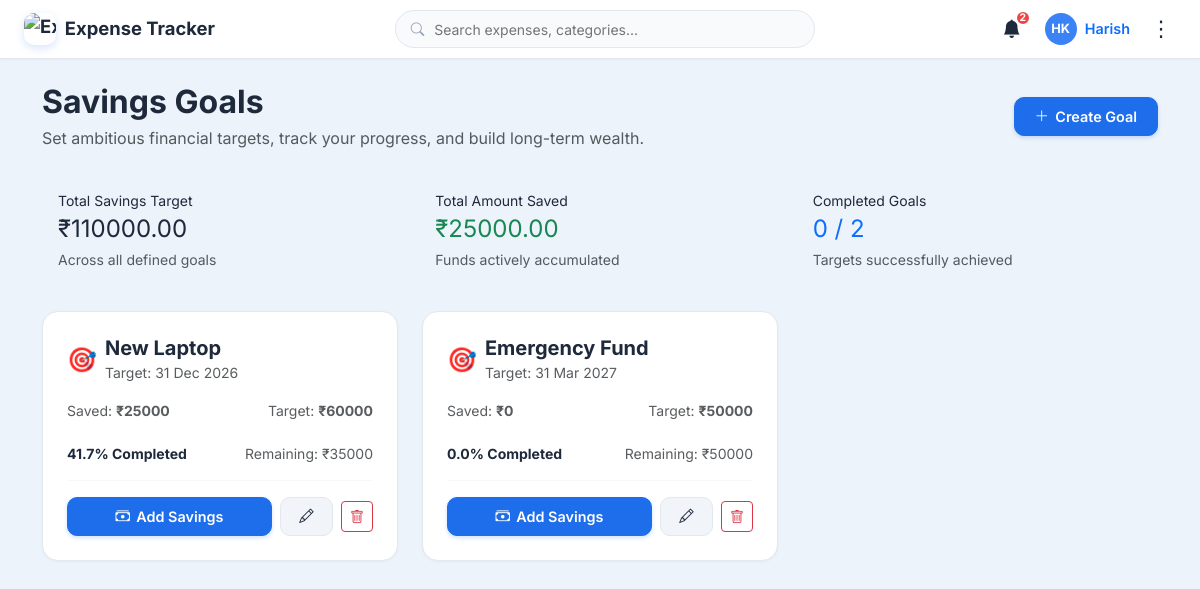
/goals/ (signed in), run on the app's committed database.
### expenses/models.py (models this page shows, shortened)
class SavingsGoal(models.Model):
    user = models.ForeignKey(User, on_delete=models.CASCADE, related_name='savings_goals')
    name = models.CharField(max_length=150)
    target_amount = models.DecimalField(max_digits=12, decimal_places=2)
    saved_amount = models.DecimalField(max_digits=12, decimal_places=2, default=Decimal('0.00'))
    deadline = models.DateField(null=True, blank=True)
    created_at = models.DateTimeField(auto_now_add=True)
    class Meta:
        ordering = ['deadline', '-created_at']
    @property
    def progress_percentage(self):
        if self.target_amount <= 0:
            return Decimal('0.0')
        pct = (self.saved_amount / self.target_amount) * Decimal('100.0')
        return round(min(Decimal('100.0'), pct), 1)
    @property
    def remaining(self):
        return max(Decimal('0.00'), self.target_amount - self.saved_amount)
    @property
    def is_completed(self):
        return self.saved_amount >= self.target_amount

### expenses/views.py (the view)
# urls.py: path('goals/', views.goals, name='goals'),
@login_required
def goals(request):
    user = request.user
    goals_list = SavingsGoal.objects.filter(user=user)
    deposit_form = SavingsDepositForm()
    total_target = goals_list.aggregate(Sum('target_amount'))['target_amount__sum'] or Decimal('0.00')
    total_saved = goals_list.aggregate(Sum('saved_amount'))['saved_amount__sum'] or Decimal('0.00')
    completed_count = sum(1 for g in goals_list if g.is_completed)
    context = {
        'goals': goals_list,
        'deposit_form': deposit_form,
        'total_target': total_target,
        'total_saved': total_saved,
        'completed_count': completed_count,
    }
    return render(request, 'expenses/goals.html', context)

### expenses/forms.py
class SavingsDepositForm(forms.Form):
    deposit_amount = forms.DecimalField(
        min_value=Decimal('0.01'),
        widget=forms.NumberInput(attrs={
            'class': 'form-control',
            'placeholder': 'Amount to deposit (₹)',
            'step': '50.00',
            'id': 'deposit_amount'
        })
    )

### expenses/context_processors.py (called while the page is built)
def expense_context(request):
    context = {
        'APP_NAME': 'Expense Tracker',
        'APP_TAGLINE': 'Track Smarter. Spend Better.',
        'CURRENCY_SYMBOL': '₹',
        'CURRENT_YEAR': date.today().year,
        'CURRENT_MONTH': date.today().month,
        'unread_notifications_count': 0,
        'user_profile': None,
        'user_initials': 'U',
    }
    if request.user.is_authenticated:
        profile, _ = UserProfile.objects.get_or_create(user=request.user)
        context['user_profile'] = profile
        context['CURRENCY_SYMBOL'] = profile.currency_symbol or '₹'
        context['unread_notifications_count'] = Notification.objects.filter(
            user=request.user, is_read=False
        ).count()
        context['user_initials'] = profile.initials
    return context

### expenses/models.py (called while the page is built)
    @property
    def initials(self):
        if self.user.first_name and self.user.last_name:
            return f"{self.user.first_name[0]}{self.user.last_name[0]}".upper()
        elif self.user.first_name:
            return self.user.first_name[:2].upper()
        return self.user.username[:2].upper()

### templates/expenses/goals.html (shortened to what this page needs)
{% extends 'base.html' %}
{% block content %}
<div class="container">
  <div class="d-flex flex-wrap justify-content-between align-items-center mb-4 gap-3">
    <div>
      <h2 class="fw-bold text-main mb-1">Savings Goals</h2>
      <p class="text-muted mb-0">Set ambitious financial targets, track your progress, and build long-term wealth.</p>
    </div>
    <a href="{% url 'goal_add' %}" class="btn btn-primary-saas">
      <i class="bi bi-plus-lg"></i> Create Goal
    </a>
  </div>
  <div class="row g-3 mb-4">
    <div class="col-md-4">
      <div class="card-metric savings-card p-3">
        <div class="metric-title small">Total Savings Target</div>
        <div class="metric-value fs-4 text-purple">{{ CURRENCY_SYMBOL }}{{ total_target|floatformat:2 }}</div>
        <small class="text-muted">Across all defined goals</small>
      </div>
    </div>
    <div class="col-md-4">
      <div class="card-metric remaining-card p-3">
        <div class="metric-title small">Total Amount Saved</div>
        <div class="metric-value fs-4 text-success">{{ CURRENCY_SYMBOL }}{{ total_saved|floatformat:2 }}</div>
        <small class="text-muted">Funds actively accumulated</small>
      </div>
    </div>
    <div class="col-md-4">
      <div class="card-metric budget-card p-3">
        <div class="metric-title small">Completed Goals</div>
        <div class="metric-value fs-4 text-primary">{{ completed_count }} / {{ goals|length }}</div>
        <small class="text-muted">Targets successfully achieved</small>
      </div>
    </div>
  </div>
  <div class="row g-4">
    {% for goal in goals %}
      <div class="col-md-6 col-lg-4">
        <div class="card-saas h-100 p-4 d-flex flex-column justify-content-between position-relative">
          <div>
            <div class="d-flex align-items-center gap-2 mb-3">
              <div class="metric-icon-wrap bg-purple-subtle text-purple fs-4">
                🎯
              </div>
              <div>
                <h5 class="fw-bold text-main mb-0">{{ goal.name }}</h5>
                {% if goal.deadline %}
                  <small class="text-muted">Target: {{ goal.deadline|date:"d M Y" }}</small>
                {% else %}
                  <small class="text-muted">No deadline set</small>
                {% endif %}
              </div>
            </div>
            <div class="d-flex justify-content-between small text-muted mb-1">
              <span>Saved: <strong class="text-main">{{ CURRENCY_SYMBOL }}{{ goal.saved_amount|floatformat:0 }}</strong></span>
              <span>Target: <strong class="text-main">{{ CURRENCY_SYMBOL }}{{ goal.target_amount|floatformat:0 }}</strong></span>
            </div>
            <div class="progress-saas mb-2" style="height: 10px;">
            </div>
            <div class="d-flex justify-content-between small mb-3">
              <span class="fw-bold {% if goal.is_completed %}text-success{% else %}text-purple{% endif %}">
                {{ goal.progress_percentage }}% Completed
              </span>
              <span class="text-muted">
                Remaining: {{ CURRENCY_SYMBOL }}{{ goal.remaining|floatformat:0 }}
              </span>
            </div>
          </div>
          <div class="pt-3 border-top border-light d-flex justify-content-between align-items-center gap-2">
            <button
              type="button"
              class="btn btn-sm btn-primary-saas flex-grow-1 justify-content-center"
              data-bs-toggle="modal"
              data-bs-target="#depositModal{{ goal.id }}"
            >
              <i class="bi bi-cash-stack"></i> Add Savings
            </button>
            <a href="{% url 'goal_edit' goal.id %}" class="btn btn-sm btn-secondary-saas" title="Edit Goal">
              <i class="bi bi-pencil"></i>
            </a>
            <a href="{% url 'goal_delete' goal.id %}" class="btn btn-sm btn-outline-danger" title="Delete Goal">
              <i class="bi bi-trash"></i>
            </a>
          </div>
        </div>
      </div>
    {% endfor %}
  </div>
</div>
{% endblock %}

### templates/base.html (shortened to what this page needs)
{% load static %}
<!DOCTYPE html>
<html lang="en" data-bs-theme="{% if user_profile and user_profile.dark_mode %}dark{% else %}light{% endif %}">
<head>
  <link href="https://cdn.jsdelivr.net/npm/bootstrap@5.3.3/dist/css/bootstrap.min.css" rel="stylesheet">
  <link rel="stylesheet" href="https://cdn.jsdelivr.net/npm/bootstrap-icons@1.11.3/font/bootstrap-icons.min.css">
  <link rel="stylesheet" href="{% static 'css/style.css' %}">
</head>
<body data-user-dark="{% if user_profile and user_profile.dark_mode %}true{% else %}false{% endif %}">
  <nav class="app-navbar d-flex align-items-center justify-content-between">
    {% if user.is_authenticated %}
      <a href="{% url 'dashboard' %}" class="navbar-brand">
        <img src="https://play-lh.googleusercontent.com/y8OyoKQntSxC32pUKoPplp7uTj1f4boIe2Gqk1Ah2dQz_UMUTOSR2i5Avr5t7k5tD1FSDF16_XtGxBJWpttbfYY" alt="Expense Tracker Logo" class="brand-logo">
        <span>{{ APP_NAME }}</span>
      </a>
      <div class="nav-search-container d-none d-md-block">
        <div class="search-input-wrapper">
          <i class="bi bi-search"></i>
          <input
            type="text"
            id="global-search-input"
            class="nav-search-input"
            placeholder="Search expenses, categories..."
            value="{{ q|default:'' }}"
            autocomplete="off"
          >
        </div>
      </div>
      <div class="d-flex align-items-center gap-3">
        <a href="{% url 'notifications' %}" class="btn-nav-icon" title="Notifications" id="nav-notification-btn">
          <i class="bi bi-bell-fill"></i>
          {% if unread_notifications_count > 0 %}
            <span class="notification-badge" id="nav-notif-count">{{ unread_notifications_count }}</span>
          {% else %}
            <span class="notification-badge" id="nav-notif-count">2</span>
          {% endif %}
        </a>
        <a href="{% url 'profile' %}" class="d-none d-sm-flex align-items-center gap-2 text-decoration-none text-main fw-semibold" style="font-size: 0.9rem;">
          <div class="user-avatar-circle">
          </div>
          <span>{{ user.first_name|default:user.username }}</span>
        </a>
        <div class="dropdown">
          <button
            class="btn-three-dots"
            type="button"
            id="threeDotsNavMenu"
            data-bs-toggle="dropdown"
            aria-expanded="false"
            title="Navigation Menu"
          >
            ⋮
          </button>
        </div>
      </div>
    {% endif %}
  </nav>
  <main class="page-wrapper py-4">
    {% block content %}{% endblock %}
  </main>
</body>
</html>

### static/css/style.css (style rules this page uses)
:root { --font-family: 'Inter', -apple-system, BlinkMacSystemFont, "Segoe UI", Roboto, sans-serif; --bg-app: #edf3fa; --bg-surface: #ffffff; --bg-surface-elevated: #ffffff; --bg-hover: #f1f5f9; --bg-input: #f8fafc; --primary: #1e6deb; --primary-hover: #1754b8; --primary-subtle: #e8f1fc; --success: #10b981; --success-subtle: #e7f8ef; --warning: #f59e0b; --warning-subtle: #fef7e7; --danger: #ef4444; --danger-subtle: #fdeeed; --purple: #8b5cf6; --purple-subtle: #f3ecfc; --text-main: #1e293b; --text-muted: #64748b; --text-light: #94a3b8; --border-color: #e2e8f0; --border-light: #f1f5f9; --shadow-sm: 0 1px 3px rgba(0, 0, 0, 0.04); --shadow-md: 0 4px 14px rgba(15, 23, 42, 0.06); --shadow-lg: 0 10px 25px rgba(15, 23, 42, 0.08); --radius-sm: 8px; --radius-md: 10px; --radius-lg: 16px; --radius-pill: 9999px; --transition: all 0.2s ease-in-out; }
body { font-family: var(--font-family); background-color: var(--bg-app); color: var(--text-main); min-height: 100vh; margin: 0; display: flex; flex-direction: column; }
.app-navbar { background-color: var(--bg-surface); border-bottom: 1px solid var(--border-color); padding: 0.65rem 1.5rem; position: sticky; top: 0; z-index: 1030; box-shadow: var(--shadow-sm); }
.navbar-brand { font-weight: 700; font-size: 1.15rem; color: var(--text-main); text-decoration: none; display: flex; align-items: center; gap: 0.55rem; }
.brand-logo { width: 32px; height: 32px; border-radius: 10px; object-fit: cover; box-shadow: 0 3px 8px rgba(30, 109, 235, 0.18); background: #fff; }
.nav-search-container { max-width: 420px; width: 100%; }
.search-input-wrapper { position: relative; width: 100%; }
.search-input-wrapper i { position: absolute; left: 1rem; top: 50%; transform: translateY(-50%); color: var(--text-light); font-size: 0.85rem; }
.nav-search-input { width: 100%; padding: 0.45rem 1rem 0.45rem 2.4rem; border-radius: var(--radius-pill); border: 1px solid var(--border-color); background-color: var(--bg-input); color: var(--text-main); font-size: 0.875rem; transition: var(--transition); }
.btn-nav-icon { width: 34px; height: 34px; border-radius: 50%; display: flex; align-items: center; justify-content: center; border: none; background-color: transparent; color: var(--text-main); position: relative; text-decoration: none; font-size: 1.15rem; }
.notification-badge { position: absolute; top: -2px; right: -2px; background-color: var(--danger); color: #ffffff; font-size: 0.65rem; font-weight: 700; width: 16px; height: 16px; border-radius: 50%; display: flex; align-items: center; justify-content: center; border: 2px solid var(--bg-surface); }
.user-avatar-circle { width: 32px; height: 32px; border-radius: 50%; background: #3b82f6; color: #ffffff; display: flex; align-items: center; justify-content: center; font-weight: 700; font-size: 0.8rem; overflow: hidden; }
.btn-three-dots { width: 30px; height: 30px; border-radius: var(--radius-sm); display: flex; align-items: center; justify-content: center; border: none; background: transparent; color: var(--text-main); font-size: 1.35rem; cursor: pointer; line-height: 1; }
.btn-three-dots::after { display: none !important; }
.card-saas { background-color: var(--bg-surface); border: 1px solid var(--border-color); border-radius: var(--radius-lg); box-shadow: var(--shadow-sm); padding: 1.5rem; position: relative; }
.btn-primary-saas { background-color: #1e6deb; border-color: #1e6deb; color: #ffffff; font-weight: 600; padding: 0.5rem 1.25rem; border-radius: var(--radius-md); box-shadow: 0 2px 4px rgba(30, 109, 235, 0.2); transition: var(--transition); text-decoration: none; display: inline-flex; align-items: center; gap: 0.4rem; font-size: 0.9rem; }
.btn-secondary-saas { background-color: var(--bg-hover); border: 1px solid var(--border-color); color: var(--text-main); font-weight: 600; padding: 0.5rem 1.15rem; border-radius: var(--radius-md); transition: var(--transition); text-decoration: none; display: inline-flex; align-items: center; gap: 0.4rem; font-size: 0.9rem; }

### data on the page
SavingsGoal: name "New Laptop", deadline "31 Dec 2026", CURRENCY_SYMBOL "₹", saved_amount "25000", target_amount "60000", progress_percentage "41.7", remaining "35000"
SavingsGoal: name "Emergency Fund", deadline "31 Mar 2027", CURRENCY_SYMBOL "₹", saved_amount "0", target_amount "50000", progress_percentage "0.0", remaining "50000"

### other printed values
{{ APP_NAME }} "Expense Tracker"
{{ unread_notifications_count }} "2"
{{ user.first_name|default:user.username }} "Harish"
{{ CURRENCY_SYMBOL }} "₹"
{{ total_target|floatformat:2 }} "110000.00"
{{ total_saved|floatformat:2 }} "25000.00"
{{ completed_count }} "0"
{{ goals|length }} "2"
